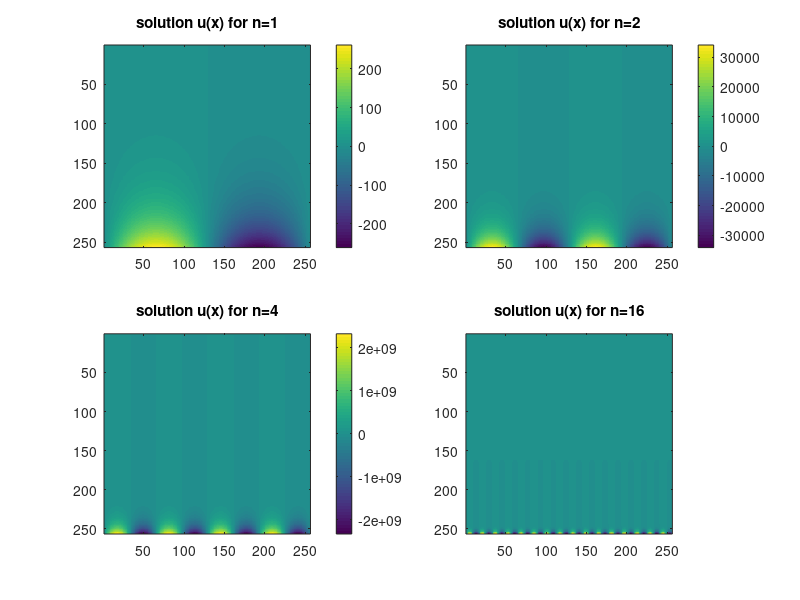
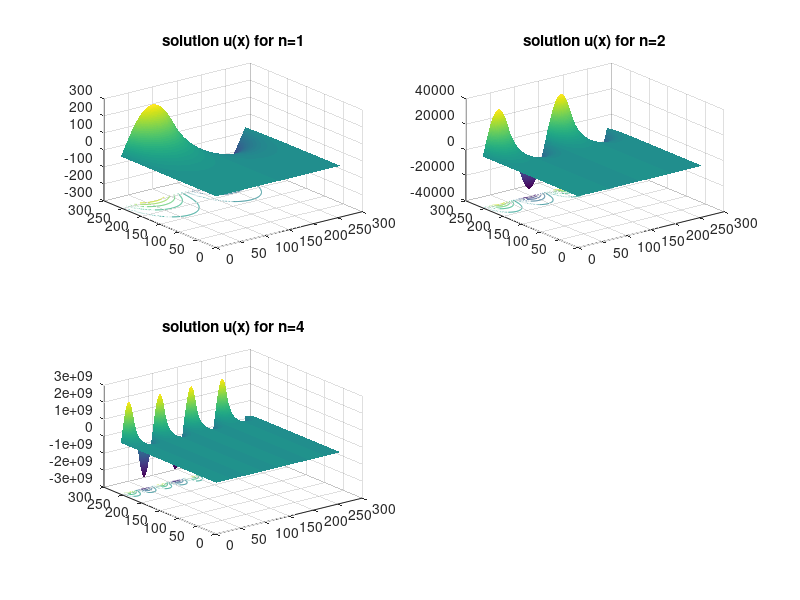
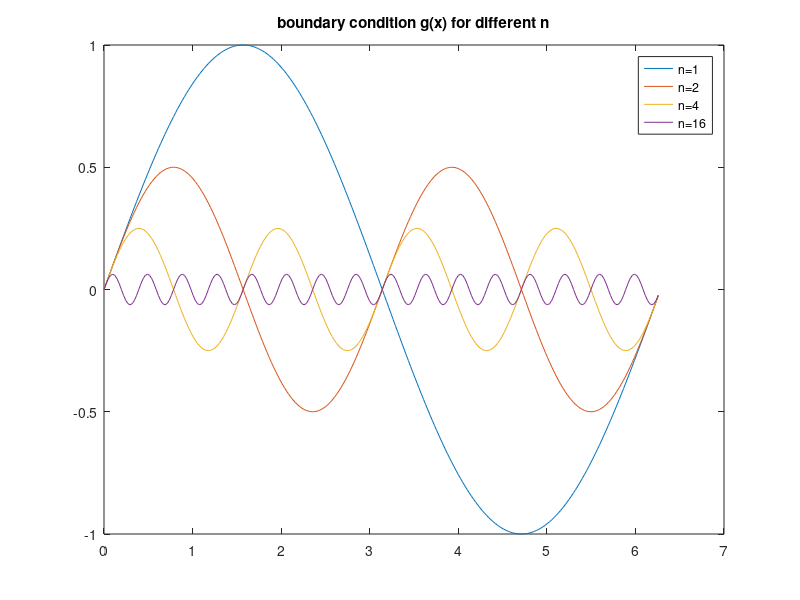

Recreate these plots in MATLAB, in order.
clear, close all; clc;
% example to illustrate ill-posedness of cauchy problem for
% laplace equation lap(u) = 0, u(x1,0) = 0, d_x2 u(x1,0) = g(x1)

% number of discretization points
n = 256;

% example for stability of laplace equation
u = @(x,n) (1/n^2)*sin(n.*x(:,:,1)).*sinh(n.*x(:,:,2));
g = @(x,n) (1/n)*sin(n*x);

% compute step size
h = 2*pi / n;

% compute coordinates
xs = (0:h:2*pi-h);
[x1,x2] = meshgrid( xs, xs );
x = zeros( [n, n, 2] );
x(:,:,1) = x1;
x(:,:,2) = x2;

% compute analytic solution
sol1 = u( x,  1 );
sol2 = u( x,  2 );
sol3 = u( x,  4 );
sol4 = u( x, 16 );

% visualize solution for increasing n
figure();
subplot(2,2,1), imagesc( sol1 ), colorbar(), title( 'solution u(x) for n=1'  );
subplot(2,2,2), imagesc( sol2 ), colorbar(), title( 'solution u(x) for n=2'  );
subplot(2,2,3), imagesc( sol3 ), colorbar(), title( 'solution u(x) for n=4'  );
subplot(2,2,4), imagesc( sol4 ), colorbar(), title( 'solution u(x) for n=16' );

% visualize solution (surface plot) for increasing n
figure();
subplot(2,2,1), surfc( sol1 ), shading interp, title( 'solution u(x) for n=1'  );
subplot(2,2,2), surfc( sol2 ), shading interp, title( 'solution u(x) for n=2'  );
subplot(2,2,3), surfc( sol3 ), shading interp, title( 'solution u(x) for n=4'  );
subplot(2,2,4), surfc( sol4 ), shading interp, title( 'solution u(x) for n=16' );

% visualize boundary condition g(x)
% for increasing n
figure();
plot( xs, g( xs, 1 ) );
hold on;
plot( xs, g( xs, 2 ) );
plot( xs, g( xs, 4 ) );
plot( xs, g( xs, 16 ) );
hold off;
legend('n=1', 'n=2', 'n=4', 'n=16');
title('boundary condition g(x) for different n');




%#######################################################
% This code is part of the Matlab-based toolbox
% MACHINE --- MAthematical and Computational metHods
% for INverse problEms
% For details see https://github.com/andreasmang/machine
%#######################################################
